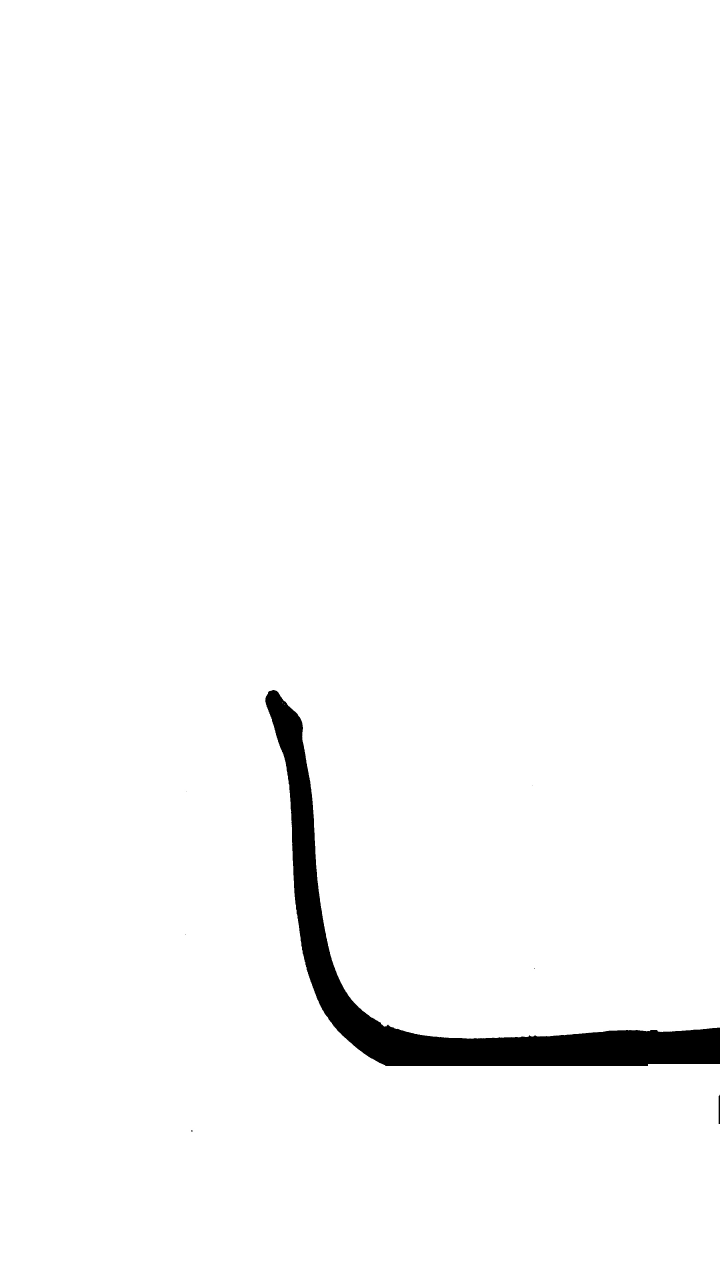
#> input picture image_processing/snake_filtered/im05.jpg, 2160 x 3840 px, found by its file name (shown at 1/3 size)
$ jupyter execute bi23_extraction.ipynb
#> lines starting #> are read from the running program, lines starting #| are printed output that depends on the picture; after the words box and inside, x2 and y2 are one past the last pixel; in counts of white or black regions, pixels touching at a corner belong together
[cell 1]
import matplotlib.pyplot as plt
import numpy as np
from scipy.interpolate import interp1d
import skimage
from skimage.morphology import skeletonize
from skimage.util import invert

### First step is to load in the image and plot it.

The purpose of this step is to see where I should crop the image so that we just have an image from the head to the point of departure of the snake. This cropping step is not easily automatable right now and I am using this as a stop gap measure until I find a better method.

[cell 2]
f_num = "05"
img_path = "im" + f_num + ".jpg"  # specify the image we want to use.
save_path = "extracted_data/im" + f_num  # place to save the extracted data
# loaded_arr = np.load(save_path + ".npz")
# crop_points = loaded_arr["arr_4"]
# outlier_points = loaded_arr["arr_5"]


def plot_img(img: np.ndarray, size: int = 6) -> None:
    """
    Plot an image.

    Parameters
    ----------
    img : np.ndarray
        Image array.
    figsize : int
        Size of figure. Default 8x8.

    Returns
    -------
    """
    plt.figure(figsize=(size, size))
    skimage.io.imshow(img, cmap="gray")
    plt.show()


def load_and_plot(img_path: str) -> np.ndarray:
    """
    Load the image and plot it. I'm plotting the inverse so that the snake has
    high pixel values and the background has low pixel values.

    Parameters
    ----------
    img_path : str
        Path to image.

    Returns
    -------
    img : np.ndarray
        Inverted image array.
    """
#> called with img_path = 'im05.jpg'
    img = skimage.io.imread(img_path)
#> img is the input picture: shape (3840, 2160); min 0, max 255, mean 249.3
    img = invert(img)
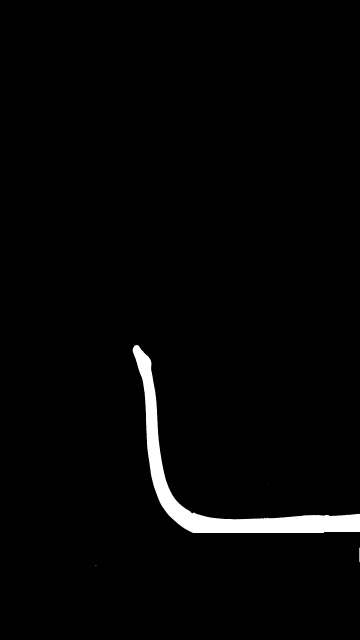
#> img: shape (3840, 2160) (shown at 1/6 size); min 0, max 255, mean 5.7
    img = make_truly_bw(img)
    plot_img(img)
    return img


def make_truly_bw(img):
    """
    Force all pixels to be black or white.

    Parameters
    ----------
    img : np.ndarray
        Grayscale image array.

    Returns
    -------
    img : np.ndarray
        Image containing only black and white pixel values.
    """
    img = 255 * (img > 100)
    return img

[cell 3]
img = load_and_plot(img_path)

### The next step is to crop the image so that the picture only includes the snake from the head to the point of departure

The reason for this is that we are modeling the snake from the tip to the point it leaves the ground and the extra information is superfluous.

[cell 4]
def crop(
    img: np.ndarray, left: int, right: int, top: int, bottom: int = 3300, size: int = 8
) -> np.ndarray:
    """
    Crop the image so only to tip to the point of departure are visible.

    Crop the image horizontally and vertically. Plot the result next to the
    original. The intention is that this function provides some interactivty
    in the cropping process.

    Parameters
    ----------
    img : np.ndarray
        Image array.
    left : int
        Drop all pixels before this on the left of the image.
    right : int
        Drop all pixels after this on the right of the image.
    top : int
        Drop all pixels above this at the top of the image.
    bottom : int
        Drop all pixels below this at the bottom of the image. Default=3300.
        I can provide a default here because we know where the bottom of the
        post is.
    size : int
        Size of plot.

    Returns
    -------
    img : np.ndarray
        Cropped image.
    """
#> called with left = 800, right = 1660, top = 815, bottom = 3300, size = 8
    cropped = img[top:bottom, left:right]
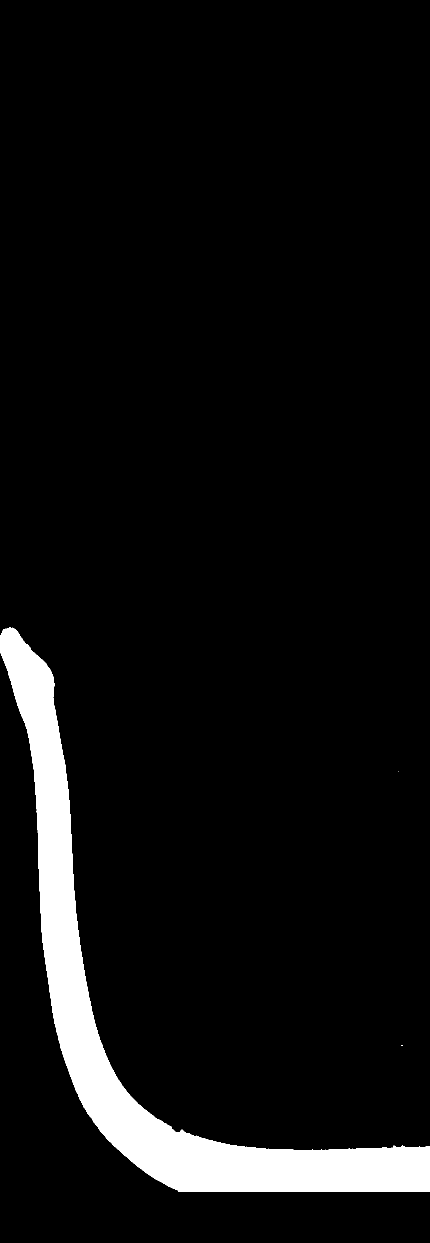
#> cropped: shape (2485, 860) int64 (shown at 1/2 size); 6.3% white; 3 white regions (2 under 20 px), largest, box (x1, y1, x2, y2) and area: (0, 1255, 860, 2383) 133630
    # plot_img(cropped)
    fig, ax = plt.subplots(1, 2, figsize=(size, size))

    ax[0].imshow(img, cmap=plt.cm.gray)
    ax[1].imshow(cropped, cmap=plt.cm.gray)
    plt.show()
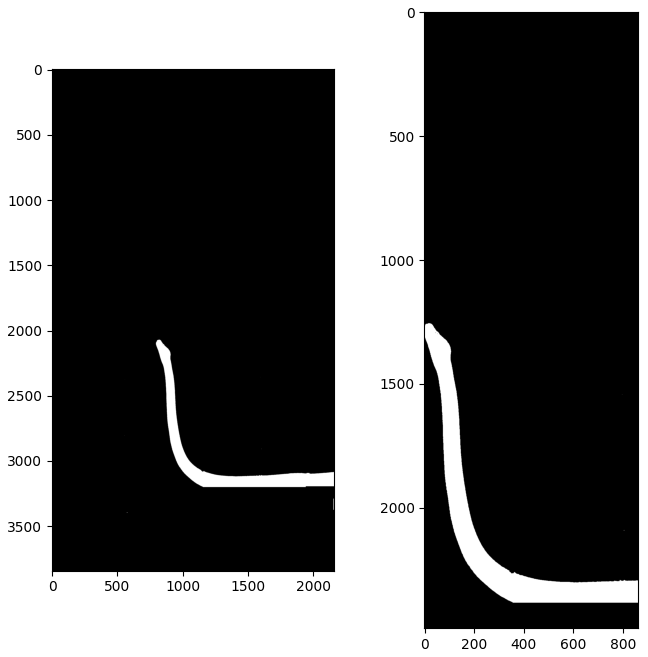
#> figure drawn by matplotlib, 2 panels
    return cropped

# We need to crop the image by hand

[cell 5]
crop_points = np.array([800, 1660, 815])  # left, right, top
cropped = crop(img, left=crop_points[0], right=crop_points[1], top=crop_points[2])

### Now that we have the cropped image we need to do the extraction of the shape.

For now I will extract the front of the snake but I will also look into extracting the back and the center line. In reality I think the center line is most appropriate so I will work towards that.

[cell 6]
# [15 lines left out: function extract_skeleton, not called in this run]


def extract_front(cropped: np.ndarray) -> np.ndarray:
    """
    Extract the front of the snake from the image and return the pixel values
    describing the extracted shape.

    Parameters
    ----------
    cropped : np.ndarray
        A cropped image of the snake.

    Returns
    -------
    front : np.ndarray
        A 2D array holding the x,y pixel values of the front of the snake.
    """
    rows = []
    columns = []
    for i in range(cropped.shape[0]):
        if np.any(cropped[i]):
            row_idx = i
            rows.append(row_idx)
            column_idx = np.where(cropped[i])[0][0]
            columns.append(column_idx)
#> this loop made 2485 passes
#> column_idx on passes 1256 to 1263: 18, 16, 10, 8, 6, 6, 5, 4
#> after the loop, columns = 1128 values, max 356 at index 1126, min 0 at index 16, mean 101.9; rows = 1128 values from 1255 to 2382
    rows = np.array(rows)
    columns = np.array(columns)
    front = np.array(list(zip(columns, rows)))
#> front = 1128 pairs, first value 0 to 356, second value 1255 to 2382
    return front


# [29 lines left out: function extract_back, not called in this run]


def plot_outline(cropped: np.ndarray, outline: np.ndarray, size: int = 6) -> None:
    """
    Plot an outline of the shape of the snake.

    Parameters
    ----------
    cropped : np.ndarray
        Cropped image of the snake.
    outline : np.ndarray
        A 2D array giving pixel values for an outline.

    Returns
    -------
    """
    plt.figure(figsize=(size, size))
    plt.imshow(cropped, cmap="gray")
    plt.scatter(outline[:, 0], outline[:, 1], s=2, color="red")
    plt.show()

[cell 7]
front = extract_front(cropped)

### Sometimes we may have some erroneous points in the outline from imperfect image editing. Below we have some code to remove those points

For example the outline might have a random dot off the snake like in the image below

<p align="center">

<p/>

It's obvious what point we want to remove from the outline. That red dot floating somewhere around (250, 300). Below is some code to remove the dot. I will make it a function once I have some more practice

[cell 8]
plot_outline(cropped, front)
#> in plot_outline, `plt.show()`:
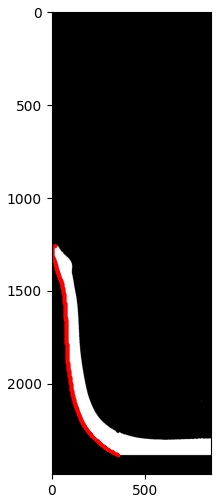
#> figure drawn by matplotlib, 1 panel

[cell 9]
# first get the rows and columns
row = front[:, 1]
#> row = 1128 values from 1255 to 2382
col = front[:, 0]
#> col has the same summary as columns in extract_front

# We must remove outliers by hand for now as well

[cell 10]
# now select the rows i.e. where the outlides are. Note this code extracts the
# rows in the arrays where the outliers might be. From the overlap of the two
# arrays we can find the outliers.
t, b, l, r = 3000, 3800, 200, 400
outlier_points = np.array([t, b, l, r])
rows_of_interest = np.argwhere((row > outlier_points[0]) & (row < outlier_points[1]))
#> rows_of_interest = empty array
cols_of_interest = np.argwhere((col > outlier_points[2]) & (col < outlier_points[3]))
#> cols_of_interest = 121 values from 1007 to 1127

[cell 11]
def arr_to_set(arr):
    """Convert an array to a set."""
    arr = arr.ravel()
    set_ = set(arr)
    return set_


# convert the arrays to sets
rows_of_interest = arr_to_set(rows_of_interest)
#> in arr_to_set, `arr = arr.ravel()`: arr = empty array
#> in arr_to_set, `set_ = set(arr)`: set_ = 0 items
#> rows_of_interest = 0 items
cols_of_interest = arr_to_set(cols_of_interest)
#> cols_of_interest = 121 items

# look at the interesection of the sets. This tells me what row the outlier is
# in.
rows_to_delete = list(rows_of_interest.intersection(cols_of_interest))
#> rows_to_delete = []

# now delete the row of the image array where the outlier is
front = np.delete(front, rows_to_delete, axis=0)

# plot the outline
plot_outline(cropped, front)

Now it's much better.

### Now that we have extracted an outline from the image we need to interpolate the outline so we can do curvature analysis.

In order to fit a spline we need to create a parameter to fit on. We will use the distance as our parameter.

[cell 12]
def get_distance_parameter(outline, px_per_cm=36.4):
    """
    Use the outline to construct a distance parameter.

    Parameters
    ----------
    outline : np.ndarray
        Outline shape (front, back, or center) of the snake.
    px_per_cm : float
        Magic number which set the distance scale (in cm) in the image. This
        number comes from knowing a physical distance in the image and seeing
        how many pixels that distance takes up.

    Returns
    ------
    distance : np.ndarray
        This array contains the distance between the outline points (in cm).
    """
    distance = np.cumsum(np.sqrt(np.sum(np.diff(outline, axis=0) ** 2, axis=1)))
    distance = np.insert(distance, 0, 0)
    distance = distance / px_per_cm
    return distance


def get_interp_points(distance, num_points: int = 15):
    """Get the points I will do the interpolation on."""
    interp_points = np.linspace(distance.min(), distance.max(), num_points)
    return interp_points


def get_interpolation(distance: np.ndarray, outline: np.ndarray, num_points: int = 15):
    """Get the interpolation of the line."""
    interpolator = interp1d(distance, outline, kind="cubic", axis=0)
    interp_points = get_interp_points(distance, num_points)
    interpolated_line = interpolator(interp_points)
    return interpolated_line, interpolator


def plot_interpolated_line(
    cropped: np.ndarray,
    outline: np.ndarray,
    interpolated_line: np.ndarray,
    size: int = 8,
):
    """
    Plot the interpolation line over top of the snake image.

    Paramters
    ---------
    cropped : np.ndarray
        Cropped image of the snake.
    outline : np.ndarray
        A 2D array with the outline (front, back, or center) outline of the
        snake. The columns correspond to x and y pixel values.
    interpolated_line : np.ndarray
        A 2D array with the interpolation x and y pixel values for the outline.

    Returns
    -------
    """
    plt.figure(figsize=(size, size))
    plt.imshow(cropped, cmap="gray")
    plt.scatter(outline[:, 0], outline[:, 1], s=5, color="red")
    plt.plot(interpolated_line[:, 0], interpolated_line[:, 1], linewidth=5)
    plt.title("Overlay of interpolated line")
    plt.show()

[cell 13]
distance = get_distance_parameter(outline=front, px_per_cm=33.82)
#> in get_distance_parameter, `distance = np.cumsum(np.sqrt(np.sum(np.diff(outline, axis=0) ** 2, axi..`: distance = 1127 values from 2.24 to 1312.6
#> in get_distance_parameter, `distance = np.insert(distance, 0, 0)`: distance = 1128 values from 0 to 1312.6
#> in get_distance_parameter, `distance = distance / px_per_cm`: distance = 1128 values from 0 to 38.81
#> distance = 1128 values from 0 to 38.81
interpolated_line, interpolator = get_interpolation(distance, front, num_points=15)
#> in get_interpolation, `interp_points = get_interp_points(distance, num_points)`: interp_points = [0, 2.77, 5.54, 8.32, 11.09, 13.86, 16.63, 19.41, 22.18, 24.95, 27.72, 30.5, 33.27, 36.04, 38.81]
#> in get_interpolation, `interpolated_line = interpolator(interp_points)`: interpolated_line = 15 rows, first 8: [18, 1255], [12.02, 1332.1], [37, 1415.5], [61.04, 1498.1], [71.02, 1587.7], [76, 1676.9], [78.99, 1768.6], [83, 1860.7]

[cell 14]
plot_interpolated_line(cropped, front, interpolated_line)
#> in plot_interpolated_line, `plt.show()`:
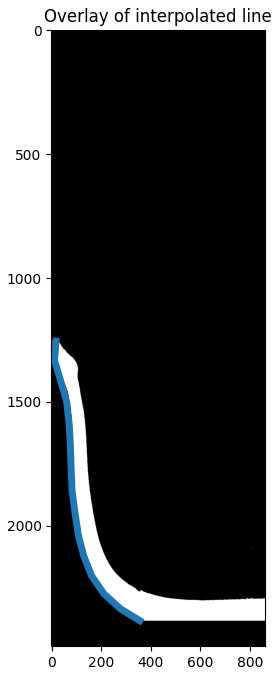
#> figure drawn by matplotlib, 1 panel

### Now that we have an outline of the snake extracted and we have a fit to the outline, we want to extract the curvature profile and plot that.

We don't have an arc length parametrization because the magnitude of the tangent vector is not one. Instead we have a proper parameterization because the derivatives $\frac{dx}{dt}$ and $\frac{dy}{dt}$ exist everywhere and are not zero simultatneously. To compute curvature we can then use the [following formula](https://en.wikipedia.org/wiki/Curvature)

\begin{equation}
|\kappa| = \frac{|x'y''-x''y'|}{(x'^2+y'^2)^{\frac{3}{2}}}
\end{equation}

[cell 15]
def check_parameterization(
    interpolated_line: np.ndarray, interpolation_points: np.ndarray
) -> bool:
    """
    Check that the parameterization is "proper."

    A proper parameterization means the derivatives dx/dt and dy/dt exist
    everywhere and are not zero simultaneously.

    Parameters
    ----------
    interpolated_line : np.ndarray
        A 2D array containing the x, y pixel values of the interpolation line.
    interpolation_points : np.ndarray
        Points at which the interpolation took place. These are values of the
        parameter we interpolate from.

    Returns
    -------
    proper : bool
        True if the parameterization is "proper" as described above. False otherwise.
    """
    x = interpolated_line[:, 0]
    y = interpolated_line[:, 1]
    t = interpolation_points
    spacing = np.diff(t)[0]
    dx_dt = np.gradient(x, spacing)
    dy_dt = np.gradient(y, spacing)
    deriv_mag = np.sqrt(dx_dt**2 + dy_dt**2)
    no_nans_x = np.all(~np.isnan(dx_dt))
    no_nans_y = np.all(~np.isnan(dy_dt))
    no_nans = no_nans_x and no_nans_y
    non_zero = np.all(deriv_mag > 0)
    proper = no_nans and non_zero
    return proper


def compute_plot_curvature(
    interpolated_line: np.ndarray,
    interpolation_points: np.ndarray,
    px_per_cm: float = 36.4,
) -> np.ndarray:
    """
    Compute and plot the curvature.

    We compute and plot the curvature of the fit line after some smoothing.

    Parameters
    ----------
    interpolated_line : np.ndarray
        A 2D array containing the x, y pixel values of the interpolation.
    interpolation_points : np.ndarray
        Array containing the points we will do the interpolation at.

    Returns
    -------
    smooth_kappa : np.ndarray
        Array containing the curvature at several points along the snake.
    """
    x = interpolated_line[:, 0] / px_per_cm
    y = interpolated_line[:, 1] / px_per_cm
    t = interpolation_points
    spacing = np.diff(t)[0]
    dx_dt = np.gradient(x, spacing)
    dy_dt = np.gradient(y, spacing)
    d2x_dt = np.gradient(dx_dt, spacing)
    d2y_dt = np.gradient(dy_dt, spacing)
    kappa = np.abs(dx_dt * d2y_dt - d2x_dt * dy_dt) / (
        np.power(dx_dt**2 + dy_dt**2, 3 / 2)
    )
    smooth_interp = interp1d(interpolation_points, kappa, kind="cubic")
    smooth_points = np.linspace(
        interpolation_points.min(), interpolation_points.max(), 100
    )
    smooth_kappa = smooth_interp(smooth_points)
    # plt.plot(interpolation_points, kappa, label="regular")
    plt.plot(smooth_points, smooth_kappa)
    plt.xlabel("Distance along snake (cm)", fontsize=15)
    plt.ylabel(r"Curvature $\kappa$ ($cm^{-1}$)", fontsize=15)
    # plt.legend()
    plt.title("Curvature along the snake.")
    plt.show()
    return smooth_kappa, smooth_points

[cell 16]
interpolation_points = get_interp_points(distance=distance, num_points=15)
#> interpolation_points has the same summary as interp_points in get_interpolation
proper = check_parameterization(
    interpolated_line=interpolated_line, interpolation_points=interpolation_points
)
#> in check_parameterization, `x = interpolated_line[:, 0]`: x = [18, 12.02, 37, 61.04, 71.02, 76, 78.99, 83, 94.81, 108, 130.1, 162, 211.7, 278.4, 356]
#> in check_parameterization, `y = interpolated_line[:, 1]`: y = [1255, 1332.1, 1415.5, 1498.1, 1587.7, 1676.9, 1768.6, 1860.7, 1948.7, 2037, 2121.7, 2202.2, 2274.5, 2334.7, 2382]
#> in check_parameterization, `t = interpolation_points`: t has the same summary as interp_points in get_interpolation
#> in check_parameterization, `spacing = np.diff(t)[0]`: spacing = 2.77
#> in check_parameterization, `dx_dt = np.gradient(x, spacing)`: dx_dt = [-2.16, 3.43, 8.84, 6.14, 2.7, 1.44, 1.26, 2.85, 4.51, 6.36, 9.74, 14.73, 20.99, 26.02, 27.99]
#> in check_parameterization, `dy_dt = np.gradient(y, spacing)`: dy_dt = [27.81, 28.95, 29.94, 31.06, 32.25, 32.63, 33.15, 32.49, 31.8, 31.19, 29.78, 27.57, 23.9, 19.38, 17.07]
#> in check_parameterization, `deriv_mag = np.sqrt(dx_dt**2 + dy_dt**2)`: deriv_mag = [27.89, 29.15, 31.21, 31.66, 32.37, 32.66, 33.17, 32.61, 32.12, 31.83, 31.34, 31.26, 31.8, 32.44, 32.78]
#> in check_parameterization, `no_nans_x = np.all(~np.isnan(dx_dt))`: no_nans_x = True
#> proper = True
print(f"The parameterization is proper: {proper}")
#| The parameterization is proper: True

[cell 17]
smooth_kappa, smooth_points = compute_plot_curvature(
    interpolated_line, interpolation_points
)
#> in compute_plot_curvature, `x = interpolated_line[:, 0] / px_per_cm`: x = [0.495, 0.33, 1.02, 1.68, 1.95, 2.09, 2.17, 2.28, 2.6, 2.97, 3.57, 4.45, 5.82, 7.65, 9.78]
#> in compute_plot_curvature, `y = interpolated_line[:, 1] / px_per_cm`: y = [34.48, 36.6, 38.89, 41.16, 43.62, 46.07, 48.59, 51.12, 53.54, 55.96, 58.29, 60.5, 62.49, 64.14, 65.44]
#> in compute_plot_curvature, `t = interpolation_points`: t has the same summary as interp_points in get_interpolation
#> in compute_plot_curvature, `spacing = np.diff(t)[0]`: spacing = 2.77
#> in compute_plot_curvature, `dx_dt = np.gradient(x, spacing)`: dx_dt = [-0.0592, 0.0941, 0.243, 0.169, 0.0741, 0.0395, 0.0347, 0.0784, 0.124, 0.175, 0.268, 0.405, 0.577, 0.715, 0.769]
#> in compute_plot_curvature, `dy_dt = np.gradient(y, spacing)`: dy_dt = [0.764, 0.795, 0.822, 0.853, 0.886, 0.896, 0.911, 0.893, 0.874, 0.857, 0.818, 0.757, 0.657, 0.532, 0.469]
#> in compute_plot_curvature, `d2x_dt = np.gradient(dx_dt, spacing)`: d2x_dt = [0.0553, 0.0545, 0.0134, -0.0304, -0.0233, -0.00711, 0.00702, 0.0161, 0.0174, 0.0259, 0.0415, 0.0557, 0.0559, 0.0347, 0.0196]
#> in compute_plot_curvature, `d2y_dt = np.gradient(dy_dt, spacing)`: d2y_dt = [0.0113, 0.0105, 0.0104, 0.0115, 0.00779, 0.00443, -0.000685, -0.00667, -0.00645, -0.01, -0.0179, -0.0292, -0.0406, -0.0338, -0.0229]
#> in compute_plot_curvature, `kappa = np.abs(dx_dt * d2y_dt - d2x_dt * dy_dt) / ( np.power(dx_dt**2 ..`: kappa = [0.0954, 0.0824, 0.0135, 0.0424, 0.0302, 0.00907, 0.00847, 0.0207, 0.0232, 0.0358, 0.0607, 0.0853, 0.0901, 0.0603, 0.0367]
#> in compute_plot_curvature, `smooth_kappa = smooth_interp(smooth_points)`: smooth_kappa = 100 values, max 0.112 at index 3, min 0.00608 at index 39, mean 0.0457
#> in compute_plot_curvature, `plt.show()`:
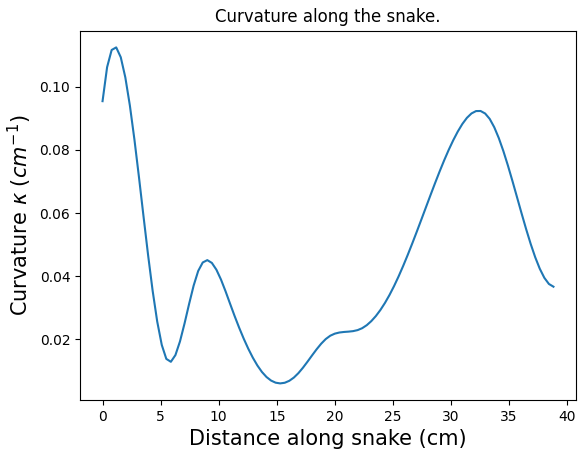
#> figure drawn by matplotlib, 1 panel; curve peaks at x = 1.18, y = 0.112
#> smooth_points = 100 values from 0 to 38.81
plot_interpolated_line(
    cropped=cropped, outline=front, interpolated_line=interpolated_line, size=6
)
#> call 2 of plot_interpolated_line, with outline = array of shape (1128, 2), interpolated_line = array of shape (15, 2), size = 6
#> in plot_interpolated_line (call 2), `plt.show()`:
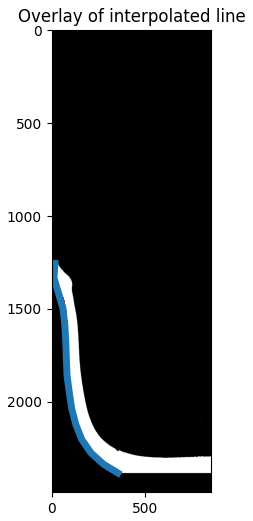
#> figure drawn by matplotlib, 1 panel
